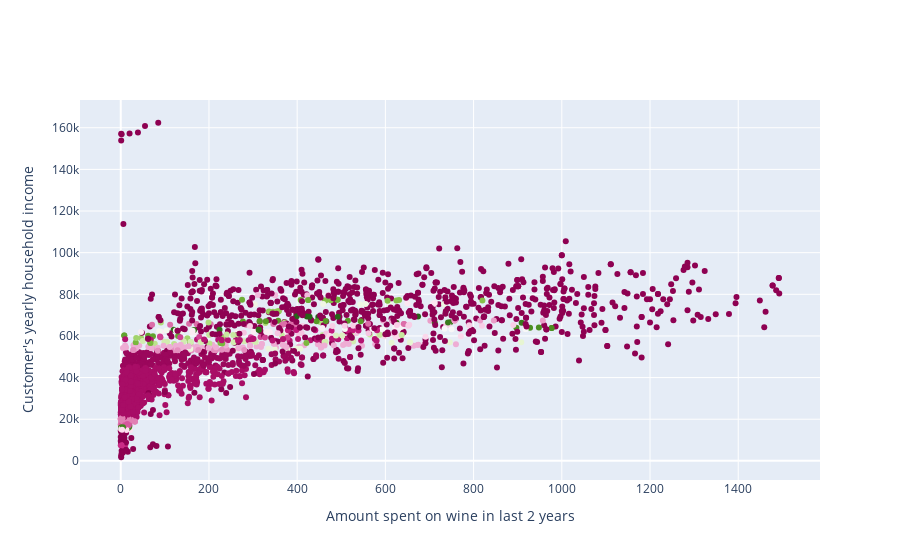

Notebook cell for this chart:
### Markdown cell above
## 4 Провести кластеризацию данных с помощью алгоритма DBSCAN

### Code cell
import pandas as pd
from sklearn.cluster import DBSCAN
import plotly.graph_objs as go


model3 = DBSCAN(eps=240, min_samples=5).fit(data)
data["Cluster"] = model3.labels_
fig = go.Figure(data=[go.Scatter(x=data["MntWines"],
                                 y=data["Income"],
                                 mode="markers",
                                 marker_color=data["Cluster"]
                                 )])
fig.update_layout(xaxis_title="Amount spent on wine in last 2 years",
                  yaxis_title="Customer's yearly household income")
fig.show()

dbscan = data.copy()
dbscan["Cluster"] = model3.labels_
dbscan["Cluster"].value_counts()

### Figure 1 — Plotly figure (JSON) as saved in the notebook; plotly's stock layout.template omitted (floating-point values rounded to 4 significant figures; data arrays with more than 128 entries replaced by an {"elided": "..."} marker saying what was removed)
{"data": [{"marker": {"color": {"elided": "2215 int values"}}, "mode": "markers", "type": "scatter", "x": {"elided": "2215 int values"}, "y": {"elided": "2215 int values"}}], "layout": {"xaxis": {"title": {"text": "Amount spent on wine in last 2 years"}}, "yaxis": {"title": {"text": "Customer's yearly household income"}}}}
